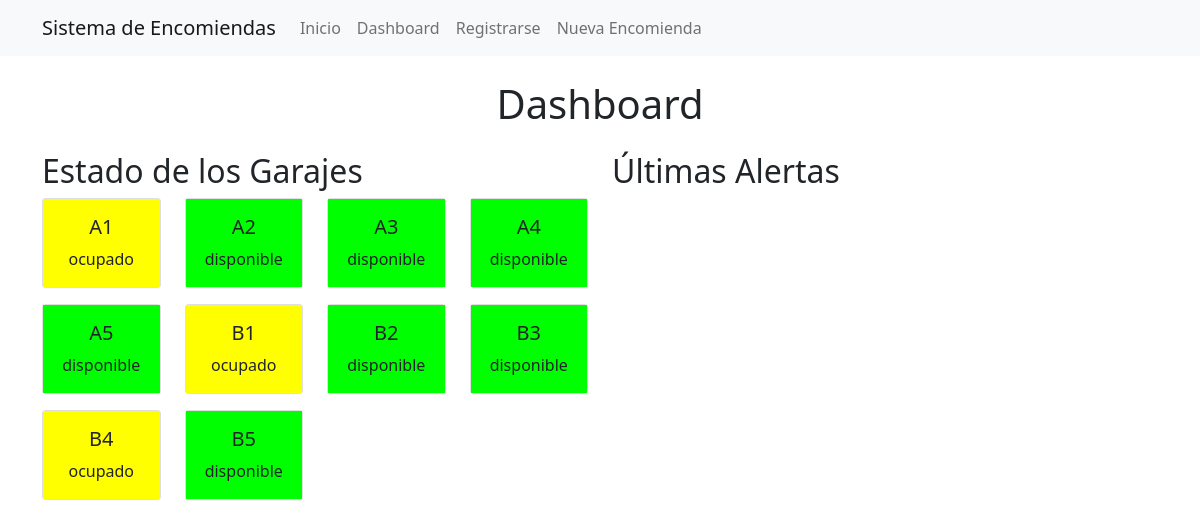
Page /dashboard on the earlier database version.
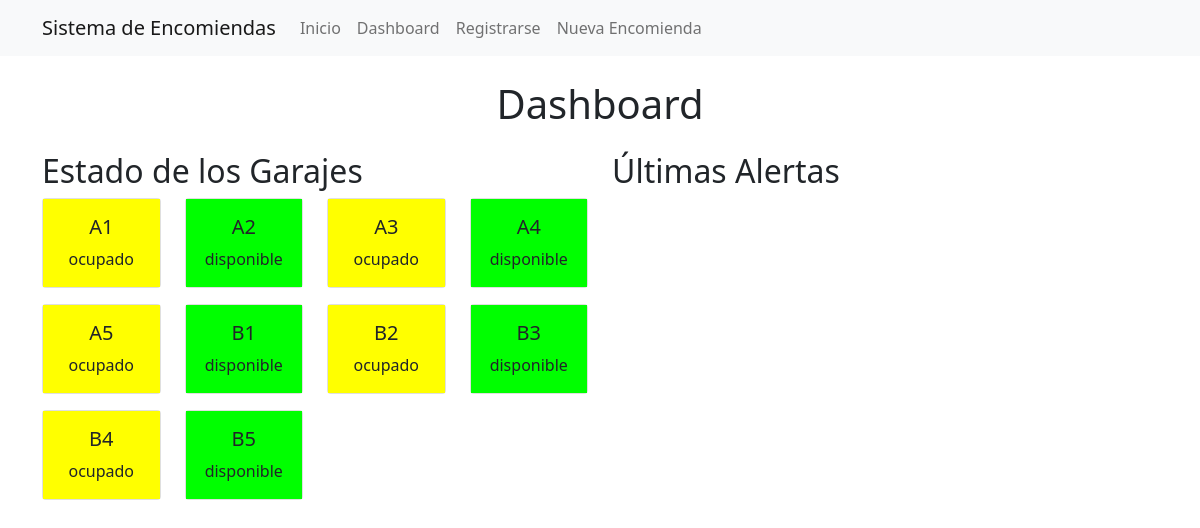
Same page on the later database version.
### tables this page shows
CREATE TABLE garajes (
    id TEXT PRIMARY KEY,
    estado TEXT NOT NULL
);

### app.py (the view)
@app.route('/dashboard')
def dashboard():
    conn = get_db_connection()
    garajes = conn.execute('SELECT * FROM garajes').fetchall()
    alertas = conn.execute('SELECT * FROM alertas ORDER BY fecha DESC LIMIT 5').fetchall()
    conn.close()
    return render_template('dashboard.html', garajes=garajes, alertas=alertas)

### app.py (called while the page is built)
def get_db_connection():
    conn = sqlite3.connect('database.db')
    conn.row_factory = sqlite3.Row
    return conn

### templates/dashboard.html (shortened to what this page needs)
{% extends "base.html" %}
{% block content %}
<h1 class="text-center mb-4">Dashboard</h1>
<div class="row">
    <div class="col-md-6">
        <h2>Estado de los Garajes</h2>
        <div class="row">
            {% for garaje in garajes %}
            <div class="col-3 mb-3">
                <div class="card">
                    <div class="card-body text-center {{ garaje['estado'] }}">
                        <h5 class="card-title">{{ garaje['id'] }}</h5>
                        <p class="card-text">{{ garaje['estado'] }}</p>
                    </div>
                </div>
            </div>
            {% endfor %}
        </div>
    </div>
    <div class="col-md-6">
        <h2>Últimas Alertas</h2>
    </div>
</div>
{% endblock %}

### templates/base.html (shortened to what this page needs)
<!DOCTYPE html>
<html lang="es">
<head>
    <link href="https://cdn.jsdelivr.net/npm/bootstrap@5.1.3/dist/css/bootstrap.min.css" rel="stylesheet">
    <link rel="stylesheet" href="{{ url_for('static', filename='style.css') }}">
</head>
<body>
    <nav class="navbar navbar-expand-lg navbar-light bg-light">
        <div class="container">
            <a class="navbar-brand" href="{{ url_for('index') }}">Sistema de Encomiendas</a>
            <div class="collapse navbar-collapse" id="navbarNav">
                <ul class="navbar-nav">
                    <li class="nav-item"><a class="nav-link" href="{{ url_for('index') }}">Inicio</a></li>
                    <li class="nav-item"><a class="nav-link" href="{{ url_for('dashboard') }}">Dashboard</a></li>
                    <li class="nav-item"><a class="nav-link" href="{{ url_for('register') }}">Registrarse</a></li>
                    <li class="nav-item"><a class="nav-link" href="{{ url_for('encomienda') }}">Nueva Encomienda</a></li>
                </ul>
            </div>
        </div>
    </nav>
    <div class="container mt-4">
        {% block content %}{% endblock %}
    </div>
</body>
</html>

### static/style.css (style rules this page uses)
.disponible { background-color: #00ff00; }
.ocupado { background-color: #ffff00; }

Differences in the rows shown:
changed garajes "A3": estado "disponible" → "ocupado"
changed garajes "A5": estado "disponible" → "ocupado"
changed garajes "B1": estado "ocupado" → "disponible"
changed garajes "B2": estado "disponible" → "ocupado"
